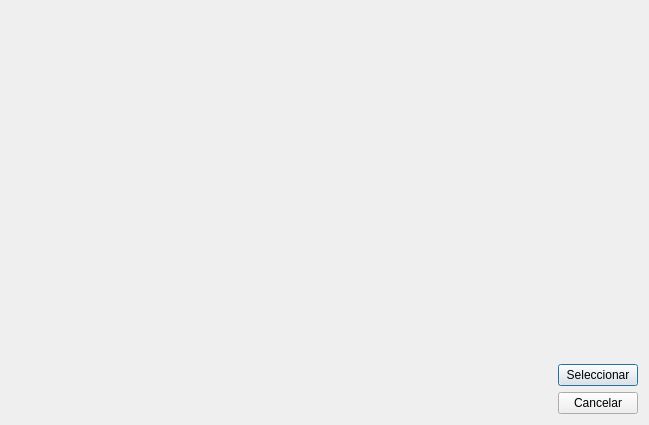
<?xml version="1.0" encoding="UTF-8"?>
<ui version="4.0">
 <class>Dialog_SeleccionarSeccion</class>
 <widget class="QDialog" name="Dialog_SeleccionarSeccion">
  <property name="geometry">
   <rect>
    <x>0</x>
    <y>0</y>
    <width>645</width>
    <height>425</height>
   </rect>
  </property>
  <property name="windowTitle">
   <string>Dialog</string>
  </property>
  <layout class="QGridLayout" name="gridLayout">
   <item row="0" column="0" colspan="2">
    <widget class="QWidget" name="widget_SeleccionarSeccion" native="true"/>
   </item>
   <item row="1" column="0" colspan="2">
    <spacer name="verticalSpacer">
     <property name="orientation">
      <enum>Qt::Vertical</enum>
     </property>
     <property name="sizeType">
      <enum>QSizePolicy::Maximum</enum>
     </property>
     <property name="sizeHint" stdset="0">
      <size>
       <width>627</width>
       <height>20</height>
      </size>
     </property>
    </spacer>
   </item>
   <item row="2" column="1">
    <widget class="QPushButton" name="pushButton_Seleccionar">
     <property name="text">
      <string>Seleccionar</string>
     </property>
    </widget>
   </item>
   <item row="3" column="0">
    <spacer name="horizontalSpacer">
     <property name="orientation">
      <enum>Qt::Horizontal</enum>
     </property>
     <property name="sizeHint" stdset="0">
      <size>
       <width>40</width>
       <height>20</height>
      </size>
     </property>
    </spacer>
   </item>
   <item row="3" column="1">
    <widget class="QPushButton" name="pushButton_Cancelar">
     <property name="text">
      <string>Cancelar</string>
     </property>
    </widget>
   </item>
  </layout>
 </widget>
 <resources/>
 <connections/>
</ui>
